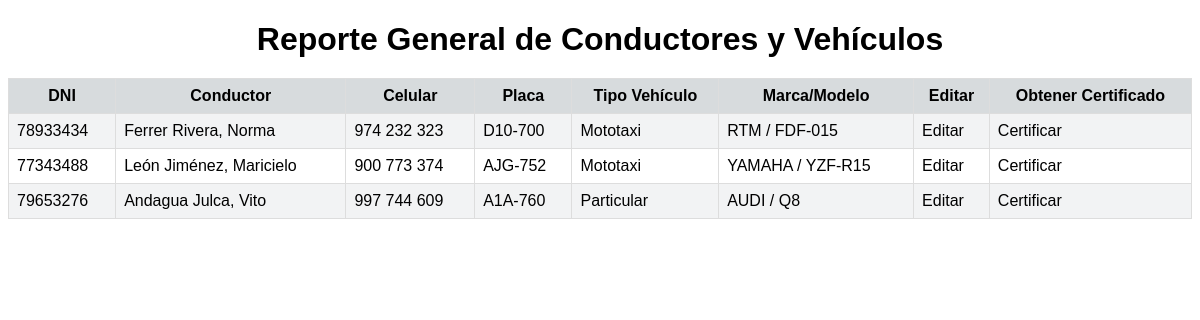
/reportegeneral.php, run on the app's committed database.
### tables this page shows
CREATE TABLE `conductor` (
  `id_conductor` int(11) NOT NULL,
  `dni` varchar(15) NOT NULL,
  `nombre` varchar(100) NOT NULL,
  `apellido_paterno` varchar(100) NOT NULL,
  `apellido_materno` varchar(100) NOT NULL,
  `celular` varchar(20) NOT NULL
);

CREATE TABLE `vehiculo` (
  `id_vehiculo` int(11) NOT NULL,
  `id_conductor` int(11) NOT NULL,
  `nro_placa` varchar(10) NOT NULL,
  `tipo_vehiculo` varchar(50) NOT NULL,
  `marca` varchar(50) NOT NULL,
  `modelo` varchar(50) NOT NULL
);

### reportegeneral.php (the view, shortened to what this page needs)
<!DOCTYPE html>
<html lang="es">
<head>
    <link rel="stylesheet" href="estilos/styles.css">
</head>
<body>
    <h1>Reporte General de Conductores y Vehículos</h1>
    <?php
    require_once "config/connection.php";
    $consulta = "SELECT c.*, v.nro_placa, v.tipo_vehiculo, v.marca, v.modelo, f.fecha_registro
                 FROM conductor c
                 INNER JOIN vehiculo v ON c.id_conductor = v.id_conductor
                 INNER JOIN fecha_registro f ON c.id_conductor = f.id_conductor
                 ORDER BY c.id_conductor DESC";
    $sentencia = $conexion->prepare($consulta);
    $sentencia->execute();
    $registros = $sentencia->fetchAll(PDO::FETCH_ASSOC);
    if (!empty($registros)) {
        echo "<table>";
        echo "<tr>";
        echo "<th>DNI</th>";
        echo "<th>Conductor</th>";
        echo "<th>Celular</th>";
        echo "<th>Placa</th>";
        echo "<th>Tipo Vehículo</th>";
        echo "<th>Marca/Modelo</th>";
        echo "<th>Editar</th>";
        echo "<th>Obtener Certificado</th>";
        echo "</tr>";
        foreach ($registros as $registro) {
            echo "<tr>";
            echo "<td>{$registro['dni']}</td>";
            echo "<td>{$registro['apellido_paterno']} {$registro['apellido_materno']}, {$registro['nombre']}</td>";
            echo "<td>{$registro['celular']}</td>";
            echo "<td>{$registro['nro_placa']}</td>";
            echo "<td>{$registro['tipo_vehiculo']}</td>";
            echo "<td>{$registro['marca']} / {$registro['modelo']}</td>";
            echo "<td><a href=\"editar.php?id={$registro['id_conductor']}\">Editar</a></td>";
echo "<td><a id=\"btnCertificar\" data-id=\"{$registro['id_conductor']}\" href=\"#\">Certificar</a></td>";
      }
        echo "</table>";
    } else {
        echo "<p>No hay registros para mostrar</p>";
    }
    ?>
</body>
</html>

### estilos/styles.css (style rules this page uses)
body { font-family: Arial, sans-serif; }
h1 { text-align: center; }
table { border-collapse: collapse; width: 100%; }
th, td { border: 1px solid #dddddd; padding: 8px; }
th { background-color: #D7DBDD; font-weight: bold; }
tr:nth-child(even) { background-color: #F2F3F4; }
h1 { text-align: center; margin-bottom: 20px; }
a { color: inherit; text-decoration: none; }

### data on the page
conductor: dni "78933434", apellido_paterno "Ferrer", apellido_materno "Rivera", nombre "Norma", celular "974 232 323", vehiculo.nro_placa "D10-700", vehiculo.tipo_vehiculo "Mototaxi", vehiculo.marca "RTM", vehiculo.modelo "FDF-015"
conductor: dni "77343488", apellido_paterno "León", apellido_materno "Jiménez", nombre "Maricielo", celular "900 773 374", vehiculo.nro_placa "AJG-752", vehiculo.tipo_vehiculo "Mototaxi", vehiculo.marca "YAMAHA", vehiculo.modelo "YZF-R15"
conductor: dni "79653276", apellido_paterno "Andagua", apellido_materno "Julca", nombre "Vito", celular "997 744 609", vehiculo.nro_placa "A1A-760", vehiculo.tipo_vehiculo "Particular", vehiculo.marca "AUDI", vehiculo.modelo "Q8"
